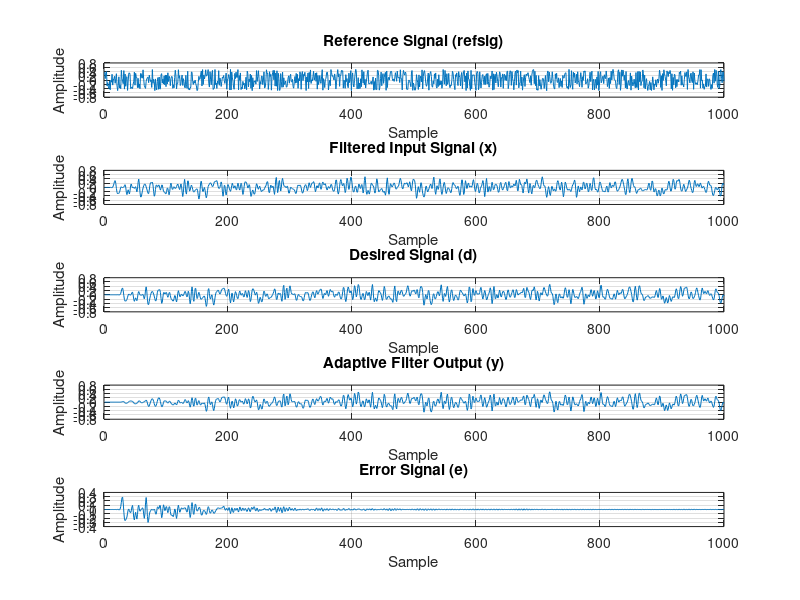

Write the MATLAB code that produced this figure.
% Parameters
ntaps = 24;
nsamp = 1000;
ibeta = 8;  % Equivalent to 2^8 (step size scaling factor)
amp = 1;

% Generate reference signal (refsig)
refsig = amp * rand(1, nsamp) - (amp / 2);

% Generate input signal x(t)
Wn = 0.47;
B = fir1(30, Wn);  % FIR filter design
x = filter(B, 1, refsig);
x = x';  % Transpose to make it a column vector

% Generate desired signal d(t)
Coeff = fir1(ntaps, 0.5);  % FIR filter design for desired signal
d = filter(Coeff, 1, x);  % Filter x to get d

% Initialize arrays
y = zeros(1, nsamp);
e = zeros(1, nsamp);
h = zeros(1, ntaps);

% Adaptive filtering loop
for n = 1:nsamp
    if n < ntaps
        x1 = [x(n:-1:1)' zeros(1, ntaps - n)];  % Reverse segment with zero-padding
    else
        x1 = x(n:-1:n-ntaps+1)';  % Extract ntaps elements in reverse order
    end
    
    % Update y, e, h as per the algorithm
    y(n) = h * x1';  % Dot product to simulate y(n) = h * x1'
    e(n) = d(n) - y(n);  % Calculate error e(n)
    hh = e(n) * x1 / ibeta;  % Update term hh
    h = h + hh;  % Update filter coefficients h
end

% Plot the results
figure;
subplot(5, 1, 1);
plot(refsig);
title('Reference Signal (refsig)');
xlabel('Sample');
ylabel('Amplitude');
grid on;

subplot(5, 1, 2);
plot(x);
title('Filtered Input Signal (x)');
xlabel('Sample');
ylabel('Amplitude');
grid on;

subplot(5, 1, 3);
plot(d);
title('Desired Signal (d)');
xlabel('Sample');
ylabel('Amplitude');
grid on;

subplot(5, 1, 4);
plot(y);
title('Adaptive Filter Output (y)');
xlabel('Sample');
ylabel('Amplitude');
grid on;

subplot(5, 1, 5);
plot(e);
title('Error Signal (e)');
xlabel('Sample');
ylabel('Amplitude');
grid on;
